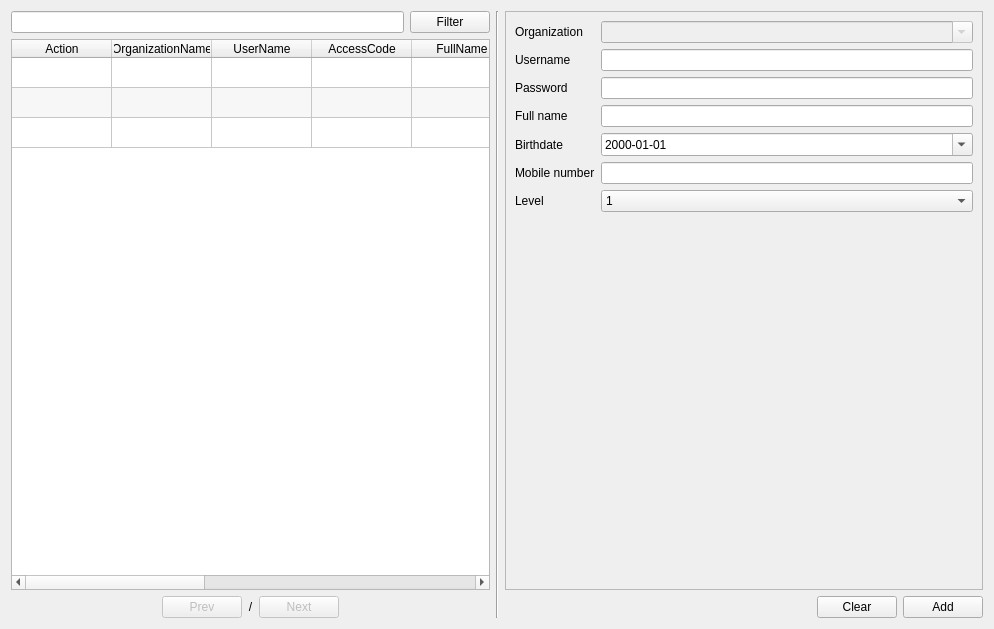
<?xml version="1.0" encoding="UTF-8"?>
<ui version="4.0">
 <class>FormMenuUser</class>
 <widget class="QWidget" name="FormMenuUser">
  <property name="geometry">
   <rect>
    <x>0</x>
    <y>0</y>
    <width>994</width>
    <height>629</height>
   </rect>
  </property>
  <property name="windowTitle">
   <string>Form</string>
  </property>
  <layout class="QHBoxLayout" name="horizontalLayout_4">
   <item>
    <layout class="QVBoxLayout" name="verticalLayout">
     <item>
      <layout class="QHBoxLayout" name="horizontalLayout">
       <item>
        <widget class="QLineEdit" name="lineEditFilter"/>
       </item>
       <item>
        <widget class="QPushButton" name="pushButtonFilter">
         <property name="text">
          <string>Filter</string>
         </property>
        </widget>
       </item>
      </layout>
     </item>
     <item>
      <widget class="QTableWidget" name="tableWidgetData">
       <property name="editTriggers">
        <set>QAbstractItemView::NoEditTriggers</set>
       </property>
       <property name="alternatingRowColors">
        <bool>true</bool>
       </property>
       <property name="verticalScrollMode">
        <enum>QAbstractItemView::ScrollPerPixel</enum>
       </property>
       <property name="horizontalScrollMode">
        <enum>QAbstractItemView::ScrollPerPixel</enum>
       </property>
       <property name="gridStyle">
        <enum>Qt::SolidLine</enum>
       </property>
       <property name="sortingEnabled">
        <bool>false</bool>
       </property>
       <attribute name="horizontalHeaderStretchLastSection">
        <bool>true</bool>
       </attribute>
       <attribute name="verticalHeaderVisible">
        <bool>false</bool>
       </attribute>
       <row>
        <property name="text">
         <string>New Row</string>
        </property>
       </row>
       <row>
        <property name="text">
         <string>New Row</string>
        </property>
       </row>
       <row>
        <property name="text">
         <string>New Row</string>
        </property>
       </row>
       <column>
        <property name="text">
         <string>Action</string>
        </property>
       </column>
       <column>
        <property name="text">
         <string>OrganizationName</string>
        </property>
       </column>
       <column>
        <property name="text">
         <string>UserName</string>
        </property>
       </column>
       <column>
        <property name="text">
         <string>AccessCode</string>
        </property>
       </column>
       <column>
        <property name="text">
         <string>FullName</string>
        </property>
       </column>
       <column>
        <property name="text">
         <string>BirthDate</string>
        </property>
       </column>
       <column>
        <property name="text">
         <string>MobileNumber</string>
        </property>
       </column>
       <column>
        <property name="text">
         <string>AccessLevel</string>
        </property>
       </column>
       <column>
        <property name="text">
         <string>ActiveStatus</string>
        </property>
       </column>
       <column>
        <property name="text">
         <string>LastLoginTs</string>
        </property>
       </column>
       <column>
        <property name="text">
         <string>LastLogoutTs</string>
        </property>
       </column>
       <column>
        <property name="text">
         <string>UpdateTs</string>
        </property>
       </column>
      </widget>
     </item>
     <item>
      <layout class="QHBoxLayout" name="horizontalLayout_2">
       <item>
        <spacer name="horizontalSpacer">
         <property name="orientation">
          <enum>Qt::Horizontal</enum>
         </property>
         <property name="sizeHint" stdset="0">
          <size>
           <width>40</width>
           <height>20</height>
          </size>
         </property>
        </spacer>
       </item>
       <item>
        <widget class="QPushButton" name="pushButtonPrev">
         <property name="enabled">
          <bool>false</bool>
         </property>
         <property name="text">
          <string>Prev</string>
         </property>
        </widget>
       </item>
       <item>
        <widget class="QLabel" name="labelPageIndicator">
         <property name="text">
          <string>&lt;CurrentPage&gt;/&lt;TotalPage&gt;</string>
         </property>
         <property name="alignment">
          <set>Qt::AlignCenter</set>
         </property>
        </widget>
       </item>
       <item>
        <widget class="QPushButton" name="pushButtonNext">
         <property name="enabled">
          <bool>false</bool>
         </property>
         <property name="text">
          <string>Next</string>
         </property>
        </widget>
       </item>
       <item>
        <spacer name="horizontalSpacer_2">
         <property name="orientation">
          <enum>Qt::Horizontal</enum>
         </property>
         <property name="sizeHint" stdset="0">
          <size>
           <width>40</width>
           <height>20</height>
          </size>
         </property>
        </spacer>
       </item>
      </layout>
     </item>
    </layout>
   </item>
   <item>
    <widget class="Line" name="line">
     <property name="orientation">
      <enum>Qt::Vertical</enum>
     </property>
    </widget>
   </item>
   <item>
    <layout class="QVBoxLayout" name="verticalLayout_2">
     <item>
      <widget class="QScrollArea" name="scrollArea">
       <property name="widgetResizable">
        <bool>true</bool>
       </property>
       <widget class="QWidget" name="scrollAreaWidgetContents">
        <property name="geometry">
         <rect>
          <x>0</x>
          <y>0</y>
          <width>476</width>
          <height>576</height>
         </rect>
        </property>
        <layout class="QFormLayout" name="formLayout">
         <item row="0" column="0">
          <widget class="QLabel" name="label_8">
           <property name="text">
            <string>Organization</string>
           </property>
          </widget>
         </item>
         <item row="0" column="1">
          <widget class="QComboBox" name="comboBoxOrganizationName">
           <property name="enabled">
            <bool>false</bool>
           </property>
           <property name="editable">
            <bool>true</bool>
           </property>
           <property name="maxVisibleItems">
            <number>2147483647</number>
           </property>
           <property name="insertPolicy">
            <enum>QComboBox::NoInsert</enum>
           </property>
          </widget>
         </item>
         <item row="1" column="0">
          <widget class="QLabel" name="label_3">
           <property name="text">
            <string>Username</string>
           </property>
          </widget>
         </item>
         <item row="1" column="1">
          <widget class="QLineEdit" name="lineEditUserName"/>
         </item>
         <item row="2" column="0">
          <widget class="QLabel" name="label_4">
           <property name="text">
            <string>Password</string>
           </property>
          </widget>
         </item>
         <item row="2" column="1">
          <widget class="QLineEdit" name="lineEditAccessCode"/>
         </item>
         <item row="3" column="0">
          <widget class="QLabel" name="label_2">
           <property name="text">
            <string>Full name</string>
           </property>
          </widget>
         </item>
         <item row="3" column="1">
          <widget class="QLineEdit" name="lineEditFullName"/>
         </item>
         <item row="4" column="0">
          <widget class="QLabel" name="label_5">
           <property name="text">
            <string>Birthdate</string>
           </property>
          </widget>
         </item>
         <item row="4" column="1">
          <widget class="QDateEdit" name="dateEditBirthDate">
           <property name="displayFormat">
            <string>yyyy-MM-dd</string>
           </property>
           <property name="calendarPopup">
            <bool>true</bool>
           </property>
          </widget>
         </item>
         <item row="5" column="0">
          <widget class="QLabel" name="label_6">
           <property name="text">
            <string>Mobile number</string>
           </property>
          </widget>
         </item>
         <item row="5" column="1">
          <widget class="QLineEdit" name="lineEditMobileNumber"/>
         </item>
         <item row="6" column="0">
          <widget class="QLabel" name="label_7">
           <property name="text">
            <string>Level</string>
           </property>
          </widget>
         </item>
         <item row="6" column="1">
          <widget class="QComboBox" name="comboBoxAccessLevel">
           <item>
            <property name="text">
             <string>1</string>
            </property>
           </item>
           <item>
            <property name="text">
             <string>2</string>
            </property>
           </item>
           <item>
            <property name="text">
             <string>3</string>
            </property>
           </item>
          </widget>
         </item>
        </layout>
       </widget>
      </widget>
     </item>
     <item>
      <layout class="QHBoxLayout" name="horizontalLayout_3">
       <item>
        <spacer name="horizontalSpacer_3">
         <property name="orientation">
          <enum>Qt::Horizontal</enum>
         </property>
         <property name="sizeHint" stdset="0">
          <size>
           <width>40</width>
           <height>20</height>
          </size>
         </property>
        </spacer>
       </item>
       <item>
        <widget class="QPushButton" name="pushButtonClear">
         <property name="text">
          <string>Clear</string>
         </property>
        </widget>
       </item>
       <item>
        <widget class="QPushButton" name="pushButtonAdd">
         <property name="text">
          <string>Add</string>
         </property>
        </widget>
       </item>
      </layout>
     </item>
    </layout>
   </item>
  </layout>
 </widget>
 <resources/>
 <connections/>
</ui>
